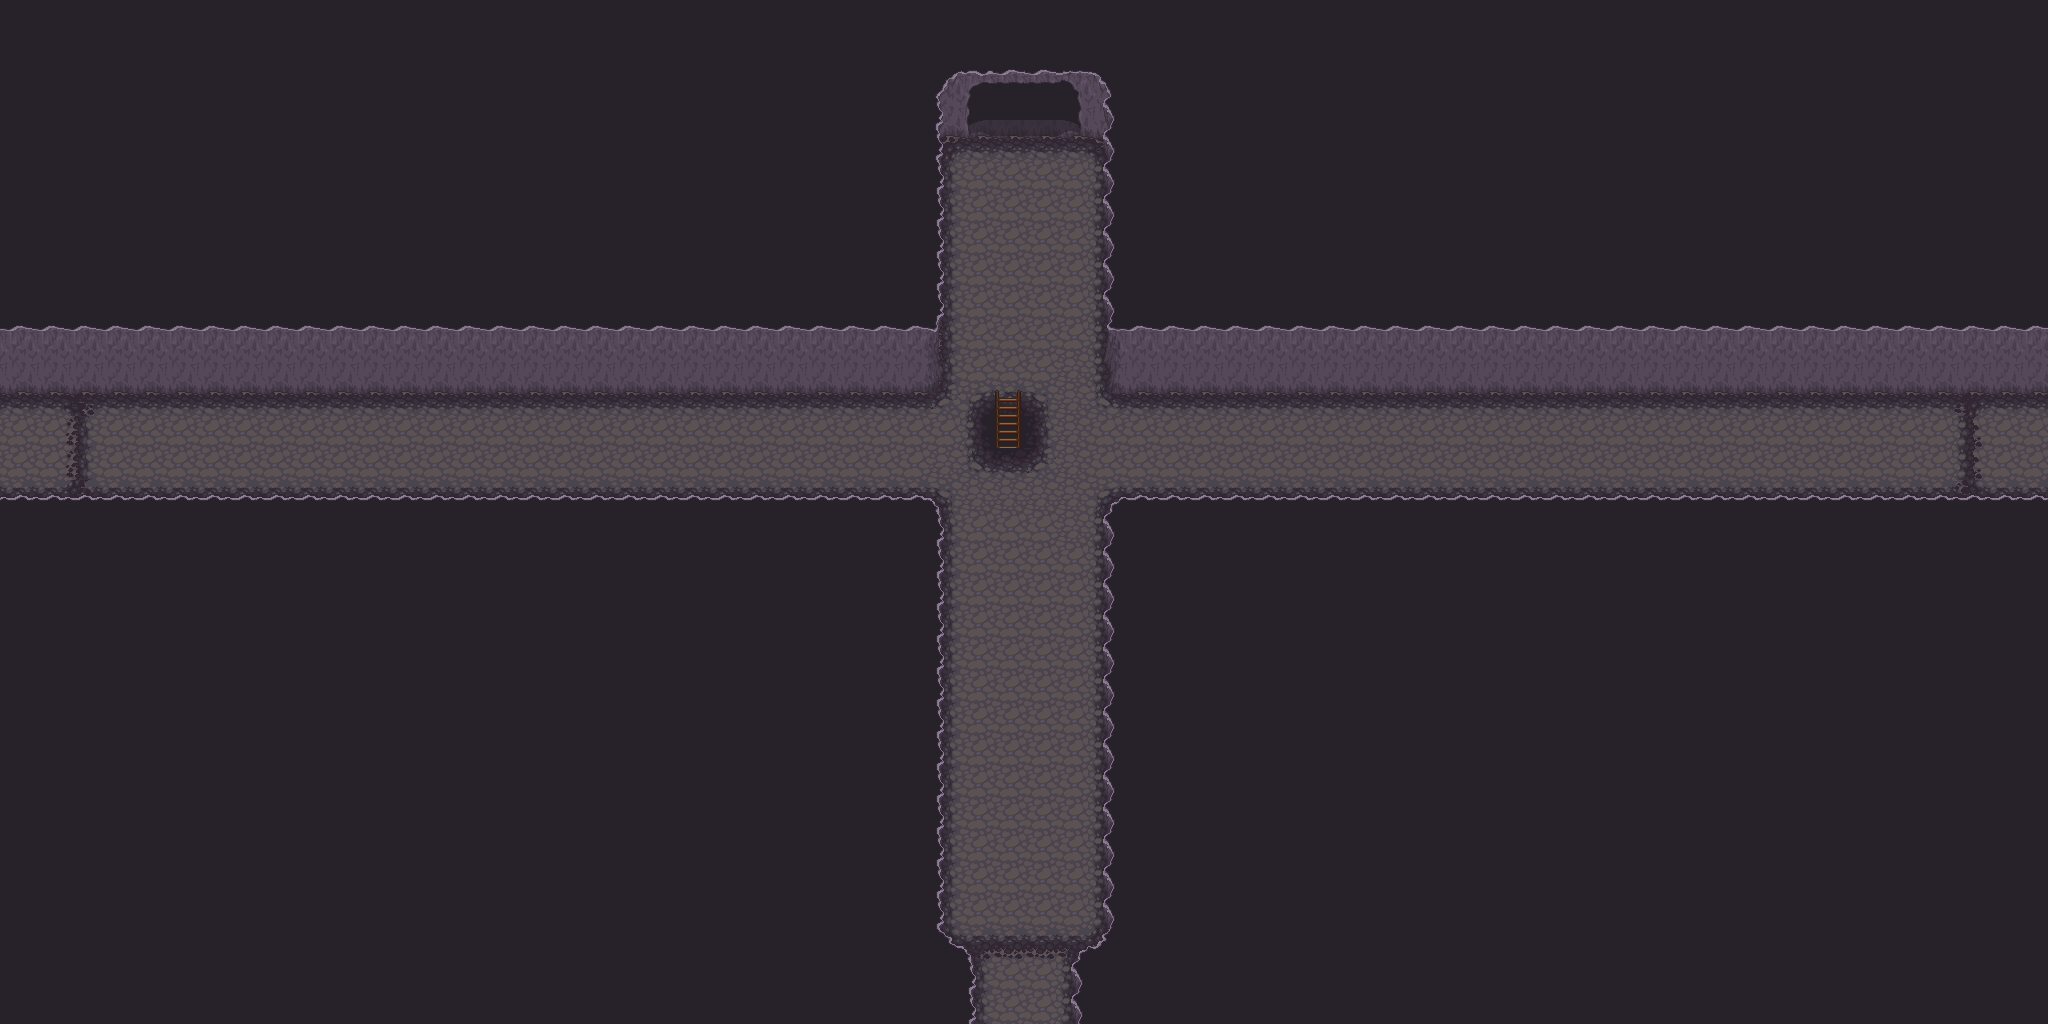

The image is a tile-based game level rendered from a .tmx file. Its description and source (layers, tilesets, objects; grid data summarised) follow:
An orthogonal 64x32 tile map with 32x32 px tiles, 6 tile layers (Ground, Ground +1, Ground +2, Wall, ...), 1 hidden layer not drawn, 8 tilesets.

<map version="1.0" orientation="orthogonal" renderorder="right-down" width="64" height="32" tilewidth="32" tileheight="32" nextobjectid="1">
 <tileset firstgid="1" name="Artis_dock" tilewidth="32" tileheight="32" tilecount="128" columns="16">
  <image source="../Ressources/Artis_dock.png" width="512" height="256" />
 </tileset>
 <tileset firstgid="129" name="base_out_atlas" tilewidth="32" tileheight="32" tilecount="1024" columns="32">
  <image source="../Ressources/base_out_atlas.png" width="1024" height="1024" />
 </tileset>
 <tileset firstgid="1153" name="build_atlas" tilewidth="32" tileheight="32" tilecount="1024" columns="32">
  <image source="../Ressources/build_atlas.png" width="1024" height="1024" />
 </tileset>
 <tileset firstgid="2177" name="caves" tilewidth="32" tileheight="32" tilecount="66" columns="11">
  <image source="../Ressources/caves.png" width="352" height="192" />
 </tileset>
 <tileset firstgid="2243" name="forest_tiles" tilewidth="32" tileheight="32" tilecount="256" columns="16">
  <image source="../Ressources/forest_tiles.png" width="512" height="512" />
 </tileset>
 <tileset firstgid="2499" name="obj_misk_atlas" tilewidth="32" tileheight="32" tilecount="1024" columns="32">
  <image source="../Ressources/obj_misk_atlas.png" width="1024" height="1024" />
 </tileset>
 <tileset firstgid="3523" name="terrain_atlas" tilewidth="32" tileheight="32" tilecount="1024" columns="32">
  <image source="../Ressources/terrain_atlas.png" width="1024" height="1024" />
 </tileset>
 <tileset firstgid="4547" name="tileset_stone_v4_p1" tilewidth="32" tileheight="32" tilecount="70" columns="5">
  <image source="../Ressources/tileset_stone_v4_p1.png" width="166" height="463" />
 </tileset>
 <layer name="Ground" width="64" height="32">
  <data>[2048 cells, 2048 non-empty, 3 distinct tile ids]</data>
 </layer>
 <layer name="Ground +1" width="64" height="32">
  <data>[2048 cells, 348 non-empty, 13 distinct tile ids]</data>
 </layer>
 <layer name="Ground +2" width="64" height="32">
  <data>[2048 cells, 14 non-empty, 7 distinct tile ids]</data>
 </layer>
 <layer name="Wall" width="64" height="32">
  <data>[2048 cells, 1826 non-empty, 23 distinct tile ids]</data>
 </layer>
 <layer name="Door" width="64" height="32">
  <data>[2048 cells, 12 non-empty, 9 distinct tile ids]</data>
 </layer>
 <layer name="Collide" width="64" height="32" visible="0">
  <data>[2048 cells, 1760 non-empty, 1 distinct tile ids]</data>
 </layer>
 <layer name="Decor" width="64" height="32">
  <data>[2048 cells, 1 non-empty, 1 distinct tile ids]</data>
 </layer>
</map>
